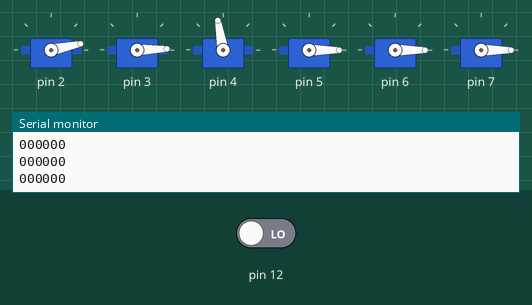
Simulated run of this sketch. Board: Arduino Uno, built with avr-gcc and run on an emulated ATmega328P. On the bench: 6 × servo, the last lines printed to the serial monitor. Inputs (shaded band) come from the test bench; at power-on: pin 12 LOW.

Above: at 1.2 s.
1.3 s: pin 12 driven HIGH
At 2.01 s:
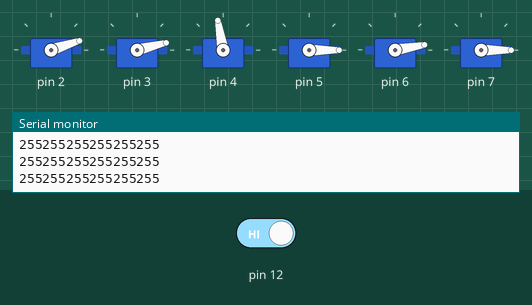
4.3 s: pin 12 driven LOW
At 4.49 s:
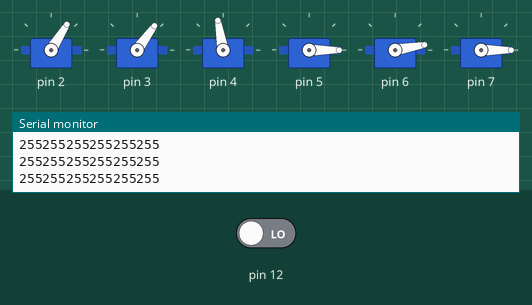
7.3 s: pin 12 driven HIGH
At 8.46 s:
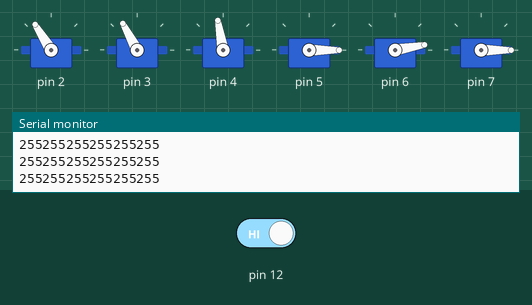
10.3 s: pin 12 driven LOW
Timing chart, 0 to 14.3 s (numbered marks = the images above; inputs shaded):
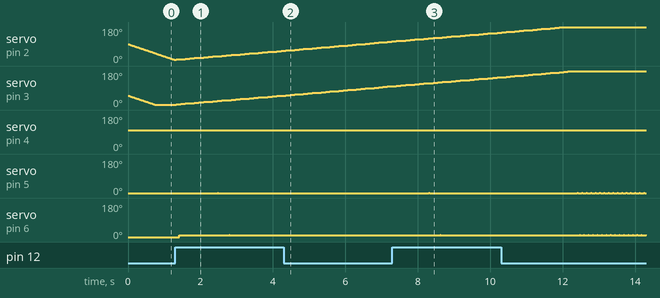

The sketch:

receive.ino
```cpp
//*******预定义指令********
#define READ_REG 0x00
#define WRITE_REG 0x20
#define RD_RX_PLOAD 0x61
#define WR_TX_PLOAD 0xA0
#define FLUSH_TX 0xE1
#define FLUSH_RX 0xE2
#define REUSE_TX_PL 0xE3
#define NOP 0xFF
//*********中断标志位**********
#define RX_DR 0x40
#define TX_DS 0x20
#define MAX_RT 0x10
//########寄存器地址***********
#define CONFIG 0x00
#define EN_AA 0x01
#define EN_RXADDR 0x02
#define SETUP_AW 0x03
#define SETUP_RETR 0x04
#define RF_CH 0x05
#define RF_SETUP 0x06
#define STATUS 0x07
#define OBSERVE_TX 0x08
#define CD 0x09
#define RX_ADDR_P0 0x0A
#define RX_ADDR_P1 0x0B
#define RX_ADDR_P2 0x0C
#define RX_ADDR_P3 0x0D
#define RX_ADDR_P4 0x0E
#define RX_ADDR_P5 0x0F
#define TX_ADDR 0x10
#define RX_PW_P0 0x11
#define RX_PW_P1 0x12
#define RX_PW_P2 0x13
#define RX_PW_P3 0x14
#define RX_PW_P4 0x15
#define RX_PW_P5 0x16
#define FIFO_STATUS 0x17
//**************引脚定义************
#define IRQ 8
#define CE 9
#define CSN 10
//**************数据宽度定义*********
#define RX_ADR_WIDTH 5
#define RX_PLOAD_WIDTH 32

byte rx_buf[RX_PLOAD_WIDTH];

//*************数据包各位数据定义*****
#define X rx_buf[0]   //水平移动信号x
#define Y rx_buf[1]   //竖直移动信号y
#define A rx_buf[2]   //A按键SW1
#define B rx_buf[3]   //B按键SW2
#define C rx_buf[4]   //C按键SW3
#define D rx_buf[5]   //D按键SW4
#define E rx_buf[6]   //E按下
#define F rx_buf[7]   //F按下
#define KEY rx_buf[8] //按下操纵杆

#include "Servo.h"

byte RX_ADDRESS[RX_ADR_WIDTH] =
{
        0x34, 0x43, 0x10, 0x10, 0x01 //模块发送区地址定义
};
byte angle[6];
Servo servo[6];
void setup()
{
  pinMode(CE, OUTPUT);
  pinMode(CSN, OUTPUT);
  pinMode(MOSI, OUTPUT);
  pinMode(MISO, INPUT);
  pinMode(IRQ, INPUT);
  pinMode(SCK, OUTPUT);
  //设置引脚
  servo[0].attach(2);
  servo[1].attach(3);
  servo[2].attach(4);
  servo[3].attach(5);
  servo[4].attach(6);
  servo[5].attach(7);

  angle[0] = 90;  //底盘
  angle[1] = 50;  //腰部
  angle[2] = 100; //肩部
  angle[3] = 0;   //大臂
  angle[4] = 0;   //小臂
  angle[5] = 0;   //手
  for (int i = 0; i < 6; i++)
  {
    servo[i].write(angle[i]);
  }
  Serial.begin(9600);
  init_nrf24l01();
  byte status = SPI_Read(STATUS);
  Serial.println("*************RX_Mode start***************");
  Serial.println(status, HEX);
  RX_Mode();
}

void loop()
{
  RX_DATA(); //接收数据包
  servoX_move();
  servoY_move();
  servo_hand_move();
}

void servoX_move()
{
  if (X > 92) //判断X轴是否向左（X轴的中位模拟量数值是82）
  {
    angle[0] += 2;
    if (angle[0] > 180)
      angle[0] = 180;
    servo[0].write(angle[0]);
    delay(15);
  }
  else if (X < 62) //判断X轴是否向左
  {
    angle[0] -= 2; //X轴摇杆向左则舵机角度减少2
    if (angle[0] < 2)
      angle[0] = 2; //左极限为2
    servo[0].write(angle[0]);
    delay(15);
  }
}

void servoY_move()
{
  if (Y > 92)
  {
    angle[1] += 2;
    if (angle[1] > 180)
      angle[1] = 180;
    servo[1].write(angle[1]);
    delay(15);
  }
  if (Y < 62)
  {
    angle[1] -= 2;
    if (angle[1] < 2)
      angle[1] = 2;
    servo[1].write(angle[1]);
    delay(15);
  }
}

void servo_hand_move()
{
  if (A == 0xFF) //3号舵机遥控
  {
    angle[3] += 2;
    if (angle[3] > 100)
      angle[3] = 100;
    servo[3].write(angle[3]);
    delay(15);
  }
  if (C == 0xFF) //
  {
    angle[3] -= 2;
    if (angle[3] < 10)
      angle[3] = 0;
    servo[3].write(angle[3]);
    delay(15);
  }
  if (B == 0xFF) //2号主舵机带动机械小臂向前
  {
    angle[2] -= 2;
    if (angle[2] < 10)
    {
      angle[2] = 0;
    }
    servo[2].write(angle[2]);
    delay(15);
  }
  if (D == 0xFF)
  {
    angle[2] += 2;
    if (angle[2] > 170)
    {
      angle[2] = 180;
    }
    servo[2].write(angle[2]);
    delay(15);
  }
  if (E == 0xFF)
  {
    angle[4] += 2;
    if (angle[4] > 170)
    {
      angle[4] = 180;
    }
    servo[4].write(angle[4]);
    delay(15);
  }
  if (F == 0xFF)
  {
    angle[4] -= 2;
    if (angle[4] < 10)
    {
      angle[4] = 10;
    }
    servo[4].write(angle[4]);
    delay(15);
  }
}

//*************模块引脚初始化************
void init_nrf24l01()
{
  digitalWrite(IRQ, 0);
  digitalWrite(CE, 0);
  digitalWrite(CSN, 1);
}

//*************SPI读写操作，单字节读取以及写入
byte SPI_RW(unsigned char Byte)
{
  byte i;
  for (int i = 0; i < 8; i++)
  {
    if (Byte & 0x80)
    {
      digitalWrite(MOSI, 1);
    }
    else
    {
      digitalWrite(MOSI, 0);
    }
    digitalWrite(SCK, 1);
    Byte <<= 1;
    if (digitalRead(MISO) == 1)
    {
      Byte |= 1;
    }
    digitalWrite(SCK, 0);
  }
  return (Byte);
}

//************SPI写寄存器函数，带寄存器地址参数和数据参数******
byte SPI_RW_Reg(byte reg, byte value)
{
  byte status;          //状态变量
  digitalWrite(CSN, 0); //拉低CSN，开始SPI通信
  status = SPI_RW(reg); //选取寄存器
  SPI_RW(value);        //向寄存器写入数据
  digitalWrite(CSN, 1);
  return (status);
}

//************SPI读寄存器操作***************
byte SPI_Read(byte reg)
{
  byte reg_val; //定义寄存器返回值形参
  digitalWrite(CSN, 0);
  SPI_RW(reg);
  reg_val = SPI_RW(0); //给形参Byte赋初值
  digitalWrite(CSN, 1);
  return (reg_val);
}

//************SPI读数据包操作，带寄存器地址，存数据包数组名，需要读取的字节个数*****
byte SPI_Read_Buf(byte reg, byte *pBuf, byte bytes)
{
  byte status, i;
  digitalWrite(CSN, 0);
  status = SPI_RW(reg);
  for (int i = 0; i < bytes; i++)
  {
    pBuf[i] = SPI_RW(0);
  }
  digitalWrite(CSN, 1);
  return (status);
}

//***********SPI写数据包操作。带据存起地址，写入数据包数组名，需要写入的字节个数三个实参*****
byte SPI_Write_Buf(byte reg, byte *pBuf, byte bytes)
{
  byte status, i;
  digitalWrite(CSN, 0);
  status = SPI_RW(reg); //写寄存器地址，读寄存器状态值
  for (i = 0; i < bytes; i++)
  {
    SPI_RW(*pBuf++); //数组内的竖直一次送入模块数据发送缓冲区待发
  }
  digitalWrite(CSN, 1);
  return (status);
}

void RX_DATA()
{
  byte status;
  status = SPI_Read(STATUS); //读取状态寄存器STATUS的状态值
  if (status & RX_DR)        //若接受到数据,RX_DR位置1，产生中断
  {
    SPI_Read_Buf(RD_RX_PLOAD, rx_buf, RX_PLOAD_WIDTH); //读取数据包
    SPI_RW_Reg(FLUSH_RX, 0);                           //清空RX_FIFO寄存器，为下一次接受数据包作准备
  }
  SPI_RW_Reg(WRITE_REG + STATUS, status); //清除接受中断，原理同上
  for (int i = 0; i < 6; i++)
  {
    Serial.print(rx_buf[i]);
  }
  Serial.print("\n");
}

void RX_Mode()
{
  digitalWrite(CE, 0);                                             //拉低CE线，准备写设置指令
  SPI_Write_Buf(WRITE_REG + RX_ADDR_P0, RX_ADDRESS, RX_ADR_WIDTH); //写数据通道0的接受地址
  SPI_RW_Reg(WRITE_REG + EN_AA, 0x01);                             //数据接受通道0开启自动应答信号
  SPI_RW_Reg(WRITE_REG + EN_RXADDR, 0x01);                         //数据接受通道0开启
  SPI_RW_Reg(WRITE_REG + RF_CH, 40);                               //设置工作通道频率为40
  SPI_RW_Reg(WRITE_REG + RX_PW_P0, RX_PLOAD_WIDTH);                //设置数据包有效位
  SPI_RW_Reg(WRITE_REG + RF_SETUP, 0x07);                          //设置发送速率2Mb/s，发射功率0dBm
  SPI_RW_Reg(WRITE_REG + CONFIG, 0x0f);                            //设置为接受模式，模式商店，16位CRC校验
  digitalWrite(CE, 1);                                             //拉高CE线产生上升沿没进入RX模式
}
```

Measured:
- after the input at 1.3 s, servo on pin 3: moves from 2° to 50° over 2.9 s, starting at once; servo on pin 4: 100° → 98° after 2.7 s, → 100° 0.02 s later; servo on pin 5: 0° → 2° after 1.2 s, → 0° 0.02 s later; servo on pin 6: 0° → 10° after 0.12 s
- after the input at 4.3 s, servo on pin 5: stays 0° (without the input it goes to 2° after 0.96 s); servo on pin 6: stays 10° (without the input it goes to 12° after 1.3 s)
- after the input at 7.3 s, servo on pin 5: 0° → 2° after 1.0 s, → 0° 0.02 s later; servo on pin 6: 10° → 12° after 1.3 s, → 10° 0.02 s later
